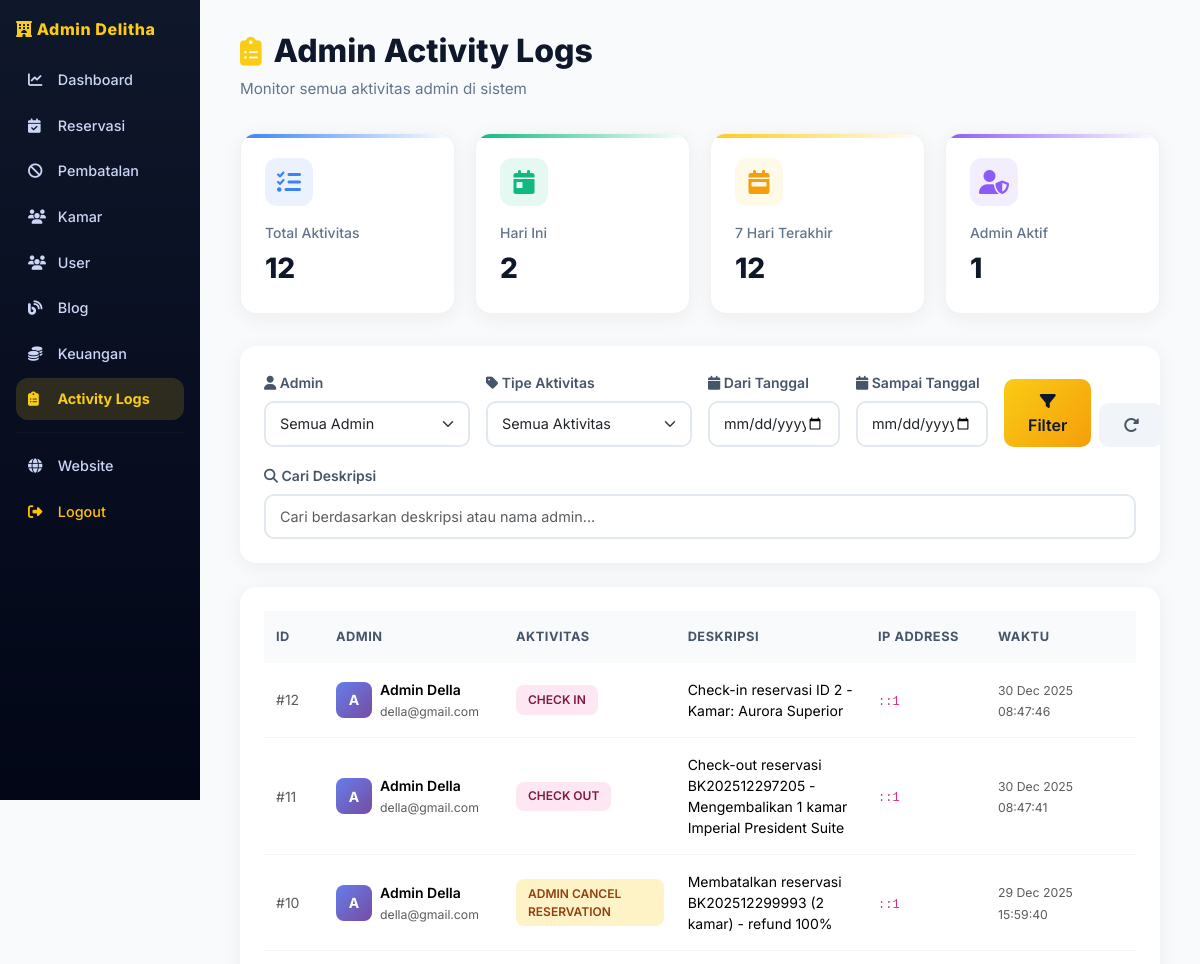
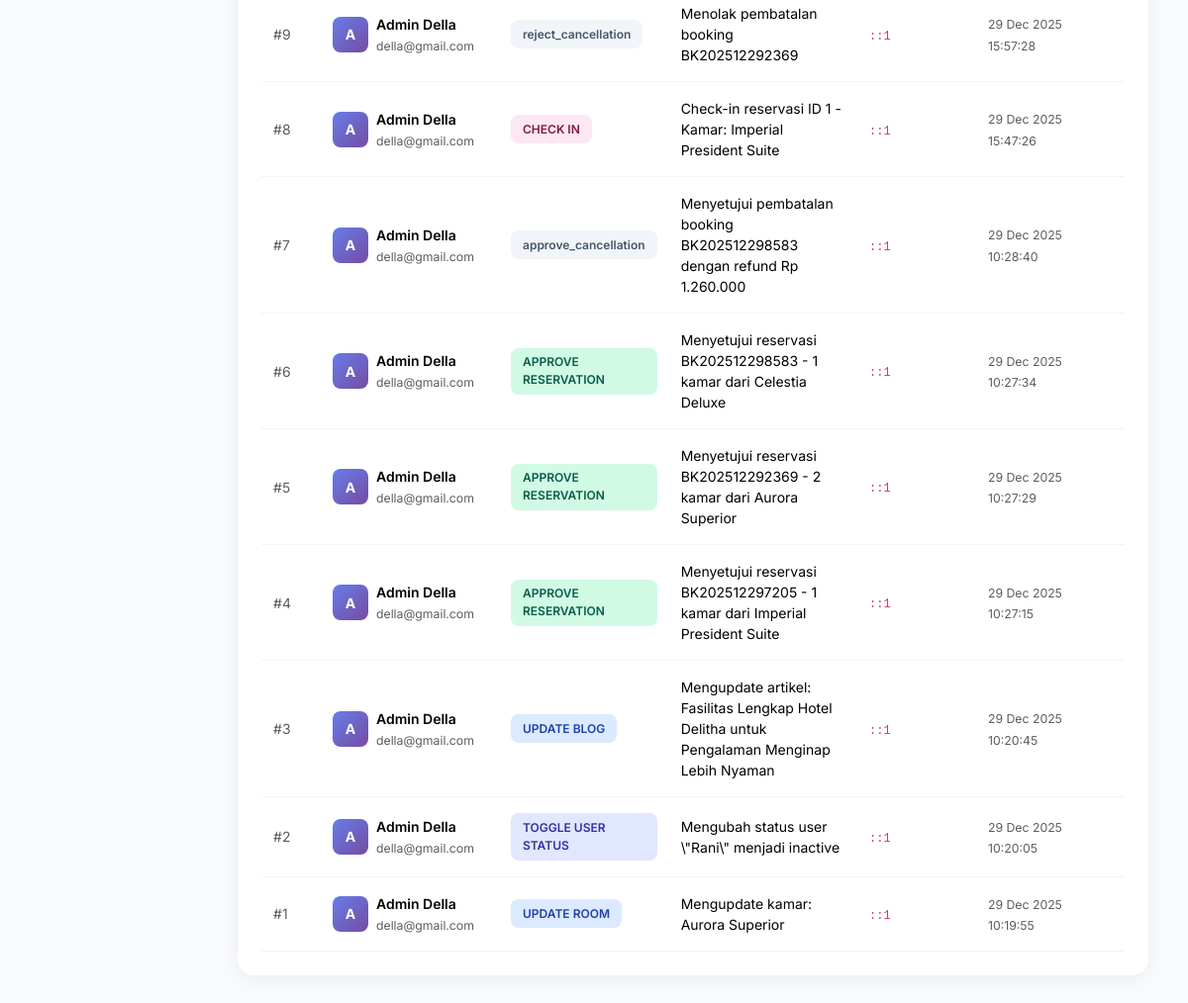
Screenshot of /admin/logs.php (signed in) with the database file from the repository (2 pictures, top to bottom).
### tables this page shows
CREATE TABLE `admin_logs` (
  `id` int NOT NULL,
  `admin_id` int NOT NULL,
  `action` varchar(100) NOT NULL,
  `description` text,
  `ip_address` varchar(45) DEFAULT NULL,
  `created_at` timestamp NOT NULL DEFAULT CURRENT_TIMESTAMP
);

CREATE TABLE `users` (
  `id` int NOT NULL,
  `name` varchar(100) NOT NULL,
  `email` varchar(100) NOT NULL,
  `password` varchar(255) NOT NULL,
  `phone` varchar(20) DEFAULT NULL,
  `gender` enum('male','female') DEFAULT NULL,
  `birth_date` date DEFAULT NULL,
  `address` text,
  `role` enum('admin','staff','user') NOT NULL,
  `created_at` timestamp NOT NULL DEFAULT CURRENT_TIMESTAMP,
  `updated_at` timestamp NOT NULL DEFAULT CURRENT_TIMESTAMP ON UPDATE CURRENT_TIMESTAMP,
  `status` enum('active','inactive') DEFAULT 'active',
  `photo` varchar(255) DEFAULT NULL
);

### admin/logs.php (the view, shortened to what this page needs)
<?php
require_once '../config/database.php';
$limit = 20;
$page = max(1, (int)($_GET['page'] ?? 1));
$start = ($page - 1) * $limit;
$date_from = $_GET['date_from'] ?? '';
$date_to = $_GET['date_to'] ?? '';
$search = trim($_GET['search'] ?? '');
$where = [];
$whereSql = $where ? 'WHERE ' . implode(' AND ', $where) : '';
$logs = mysqli_query($conn, "
    SELECT l.*, u.name as admin_name, u.email as admin_email
    FROM admin_logs l
    LEFT JOIN users u ON l.admin_id = u.id
    $whereSql
    ORDER BY l.created_at DESC
    LIMIT $start, $limit
");
$stats = mysqli_query($conn, "
    SELECT
        COUNT(*) as total_logs,
        COUNT(DISTINCT admin_id) as total_admins,
        COUNT(CASE WHEN DATE(created_at) = CURDATE() THEN 1 END) as today_logs,
        COUNT(CASE WHEN created_at >= DATE_SUB(NOW(), INTERVAL 7 DAY) THEN 1 END) as week_logs
    FROM admin_logs
");
$stats_data = mysqli_fetch_assoc($stats);
?>
<!DOCTYPE html>
<html lang="id">
<head>
<link href="https://cdn.jsdelivr.net/npm/bootstrap@5.3.2/dist/css/bootstrap.min.css" rel="stylesheet">
<link href="https://cdnjs.cloudflare.com/ajax/libs/font-awesome/6.5.0/css/all.min.css" rel="stylesheet">
</head>
<body>
<?php include_once '../includes/sidebar.php'; ?>
<div class="main-content">
    <div class="page-header">
        <h1 class="page-title">
            <i class="fa-solid fa-clipboard-list"></i>
            Admin Activity Logs
        </h1>
        <p class="page-subtitle">Monitor semua aktivitas admin di sistem</p>
    </div>
    <div class="stats-grid">
        <div class="stat-card" style="--stat-color: #3b82f6;">
            <div class="stat-icon" style="background: rgba(59, 130, 246, 0.1); color: #3b82f6;">
                <i class="fa-solid fa-list-check"></i>
            </div>
            <div class="stat-label">Total Aktivitas</div>
            <div class="stat-value"><?= number_format($stats_data['total_logs']) ?></div>
        </div>
        <div class="stat-card" style="--stat-color: #10b981;">
            <div class="stat-icon" style="background: rgba(16, 185, 129, 0.1); color: #10b981;">
                <i class="fa-solid fa-calendar-day"></i>
            </div>
            <div class="stat-label">Hari Ini</div>
            <div class="stat-value"><?= $stats_data['today_logs'] ?></div>
        </div>
        <div class="stat-card" style="--stat-color: #facc15;">
            <div class="stat-icon" style="background: rgba(250, 204, 21, 0.1); color: #f59e0b;">
                <i class="fa-solid fa-calendar-week"></i>
            </div>
            <div class="stat-label">7 Hari Terakhir</div>
            <div class="stat-value"><?= $stats_data['week_logs'] ?></div>
        </div>
        <div class="stat-card" style="--stat-color: #8b5cf6;">
            <div class="stat-icon" style="background: rgba(139, 92, 246, 0.1); color: #8b5cf6;">
                <i class="fa-solid fa-user-shield"></i>
            </div>
            <div class="stat-label">Admin Aktif</div>
            <div class="stat-value"><?= $stats_data['total_admins'] ?></div>
        </div>
    </div>
    <div class="filter-card">
        <form method="GET" class="row g-3">
            <div class="col-md-3">
                <label class="form-label">
                    <i class="fa-solid fa-user"></i> Admin
                </label>
                <select name="admin_id" class="form-select">
                    <option value="">Semua Admin</option>
                </select>
            </div>
            <div class="col-md-3">
                <label class="form-label">
                    <i class="fa-solid fa-tag"></i> Tipe Aktivitas
                </label>
                <select name="action" class="form-select">
                    <option value="">Semua Aktivitas</option>
                </select>
            </div>
            <div class="col-md-2">
                <label class="form-label">
                    <i class="fa-solid fa-calendar"></i> Dari Tanggal
                </label>
                <input type="date" name="date_from" class="form-control" value="<?= htmlspecialchars($date_from) ?>">
            </div>
            <div class="col-md-2">
                <label class="form-label">
                    <i class="fa-solid fa-calendar"></i> Sampai Tanggal
                </label>
                <input type="date" name="date_to" class="form-control" value="<?= htmlspecialchars($date_to) ?>">
            </div>
            <div class="col-md-2 d-flex align-items-end gap-2">
                <button type="submit" class="btn btn-filter flex-fill">
                    <i class="fa-solid fa-filter"></i> Filter
                </button>
                <a href="admin_logs.php" class="btn btn-reset">
                    <i class="fa-solid fa-rotate-right"></i>
                </a>
            </div>
            <div class="col-12">
                <label class="form-label">
                    <i class="fa-solid fa-magnifying-glass"></i> Cari Deskripsi
                </label>
                <input type="text"
                       name="search"
                       class="form-control"
                       placeholder="Cari berdasarkan deskripsi atau nama admin..."
                       value="<?= htmlspecialchars($search) ?>">
            </div>
        </form>
    </div>
    <div class="table-card">
        <div class="table-responsive">
            <table class="table">
                <thead>
                    <tr>
                        <th style="width: 60px;">ID</th>
                        <th style="width: 180px;">Admin</th>
                        <th style="width: 150px;">Aktivitas</th>
                        <th>Deskripsi</th>
                        <th style="width: 120px;">IP Address</th>
                        <th style="width: 150px;">Waktu</th>
                    </tr>
                </thead>
                <tbody>
                    <?php if(mysqli_num_rows($logs) == 0): ?>
                    <tr>
                        <td colspan="6">
                            <div class="empty-state">
                                <i class="fa-solid fa-inbox"></i>
                                <h5>Tidak ada log ditemukan</h5>
                                <p class="text-muted">Coba ubah filter pencarian</p>
                            </div>
                        </td>
                    </tr>
                    <?php else: ?>
                    <?php while($log = mysqli_fetch_assoc($logs)): ?>
                    <tr>
                        <td data-label="ID">
                            <span class="text-muted">#<?= $log['id'] ?></span>
                        </td>
                        <td data-label="Admin">
                            <div class="d-flex align-items-center">
                                <span class="admin-avatar">
                                    <?= strtoupper(substr($log['admin_name'] ?? 'U', 0, 1)) ?>
                                </span>
                                <div>
                                    <div class="fw-semibold"><?= htmlspecialchars($log['admin_name'] ?? 'Unknown') ?></div>
                                    <small class="text-muted"><?= htmlspecialchars($log['admin_email'] ?? '') ?></small>
                                </div>
                            </div>
                        </td>
                        <td data-label="Aktivitas">
                            <?php
                            $action = $log['action'];
                            $badge_class = 'action-default';
                            if (strpos($action, 'CREATE') !== false) $badge_class = 'action-create';
                            elseif (strpos($action, 'UPDATE') !== false) $badge_class = 'action-update';
                            elseif (strpos($action, 'DELETE') !== false) $badge_class = 'action-delete';
                            elseif (strpos($action, 'APPROVE') !== false) $badge_class = 'action-approve';
                            elseif (strpos($action, 'CANCEL') !== false || strpos($action, 'REJECT') !== false) $badge_class = 'action-reject';
                            elseif (strpos($action, 'TOGGLE') !== false) $badge_class = 'action-toggle';
                            elseif (strpos($action, 'CHECK') !== false) $badge_class = 'action-check';
                            ?>
                            <span class="action-badge <?= $badge_class ?>">
                                <?= htmlspecialchars($action) ?>
                            </span>
                        </td>
                        <td data-label="Deskripsi">
                            <?= htmlspecialchars($log['description']) ?>
                        </td>
                        <td data-label="IP">
                            <code style="font-size: 0.75rem;"><?= htmlspecialchars($log['ip_address']) ?></code>
                        </td>
                        <td data-label="Waktu">
                            <small class="text-muted">
                                <?= date('d M Y', strtotime($log['created_at'])) ?><br>
                                <?= date('H:i:s', strtotime($log['created_at'])) ?>
                            </small>
                        </td>
                    </tr>
                    <?php endwhile; ?>
                    <?php endif; ?>
                </tbody>
            </table>
        </div>
    </div>
</div>
</body>
</html>

### admin/logs.php (style rules this page uses)
body { background: #f8fafc; font-family: 'Inter', sans-serif; }
.main-content { margin-left: 200px; padding: 2rem 2.5rem; }
.page-header { margin-bottom: 2rem; animation: fadeInDown 0.6s ease-out; }
.page-title { font-size: 2rem; font-weight: 800; color: #0f172a; display: flex; align-items: center; gap: 12px; margin-bottom: 0.5rem; }
.page-title i { color: #facc15; font-size: 1.8rem; }
.page-subtitle { color: #64748b; font-size: 0.95rem; }
.stats-grid { display: grid; grid-template-columns: repeat(auto-fit, minmax(200px, 1fr)); gap: 1.25rem; margin-bottom: 2rem; animation: fadeInUp 0.6s ease-out 0.2s backwards; }
.stat-card { background: #fff; border-radius: 16px; padding: 1.5rem; box-shadow: 0 4px 20px rgba(0, 0, 0, 0.06); border: 1px solid rgba(0, 0, 0, 0.05); transition: all 0.3s ease; position: relative; overflow: hidden; }
.stat-card::before { content: ''; position: absolute; top: 0; left: 0; right: 0; height: 4px; background: linear-gradient(90deg, var(--stat-color), transparent); }
.stat-icon { width: 48px; height: 48px; border-radius: 12px; display: flex; align-items: center; justify-content: center; font-size: 1.5rem; margin-bottom: 1rem; }
.stat-label { color: #64748b; font-size: 0.875rem; font-weight: 500; margin-bottom: 0.25rem; }
.stat-value { font-size: 1.75rem; font-weight: 800; color: #0f172a; }
.filter-card { background: #fff; border-radius: 16px; padding: 1.5rem; box-shadow: 0 4px 20px rgba(0, 0, 0, 0.06); margin-bottom: 1.5rem; animation: fadeInUp 0.6s ease-out 0.3s backwards; }
.form-label { font-weight: 600; color: #475569; font-size: 0.875rem; margin-bottom: 0.5rem; }
.form-control, .form-select { border: 2px solid #e2e8f0; border-radius: 10px; padding: 0.625rem 0.875rem; font-size: 0.9rem; transition: all 0.2s ease; }
.btn-filter { background: linear-gradient(135deg, #facc15, #f59e0b); border: none; color: #0f172a; font-weight: 600; padding: 0.625rem 1.5rem; border-radius: 10px; transition: all 0.2s ease; }
.btn-reset { background: #f1f5f9; border: none; color: #475569; font-weight: 600; padding: 0.625rem 1.5rem; border-radius: 10px; transition: all 0.2s ease; }
.table-card { background: #fff; border-radius: 16px; padding: 1.5rem; box-shadow: 0 4px 20px rgba(0, 0, 0, 0.06); animation: fadeInUp 0.6s ease-out 0.4s backwards; }
.table { margin-bottom: 0; }
.table thead th { background: #f8fafc; color: #475569; font-weight: 700; font-size: 0.8rem; text-transform: uppercase; letter-spacing: 0.5px; padding: 1rem 0.75rem; border: none; }
.table tbody tr { border-bottom: 1px solid #f1f5f9; transition: all 0.2s ease; }
.table tbody td { padding: 1rem 0.75rem; vertical-align: middle; font-size: 0.875rem; }
.action-badge { display: inline-block; padding: 0.35rem 0.75rem; border-radius: 8px; font-size: 0.75rem; font-weight: 600; }
.action-update { background: #dbeafe; color: #1e40af; }
.action-approve { background: #d1fae5; color: #065f46; }
.action-reject { background: #fef3c7; color: #92400e; }
.action-toggle { background: #e0e7ff; color: #3730a3; }
.action-check { background: #fce7f3; color: #831843; }
.action-default { background: #f1f5f9; color: #475569; }
.admin-avatar { width: 36px; height: 36px; border-radius: 8px; display: inline-flex; align-items: center; justify-content: center; font-weight: 700; font-size: 0.875rem; color: white; background: linear-gradient(135deg, #667eea, #764ba2); margin-right: 0.5rem; }

### rows the page displays
admin_logs: id "12", admin.name "A", admin.name "Admin Della", admin.email "della@gmail.com", action "CHECK IN", description "Check-in reservasi ID 2 - Kamar: Aurora Superior", ip_address "::1", created_at "30 Dec 2025", created_at "08:47:46"
admin_logs: id "11", admin.name "A", admin.name "Admin Della", admin.email "della@gmail.com", action "CHECK OUT", description "Check-out reservasi BK202512297205 - Mengembalikan 1 kamar Imperial President Suite", ip_address "::1", created_at "30 Dec 2025", created_at "08:47:41"
admin_logs: id "10", admin.name "A", admin.name "Admin Della", admin.email "della@gmail.com", action "ADMIN CANCEL RESERVATION", description "Membatalkan reservasi BK202512299993 (2 kamar) - refund 100%", ip_address "::1", created_at "29 Dec 2025", created_at "15:59:40"
admin_logs: id "9", admin.name "A", admin.name "Admin Della", admin.email "della@gmail.com", action "reject_cancellation", description "Menolak pembatalan booking BK202512292369", ip_address "::1", created_at "29 Dec 2025", created_at "15:57:28"
admin_logs: id "8", admin.name "A", admin.name "Admin Della", admin.email "della@gmail.com", action "CHECK IN", description "Check-in reservasi ID 1 - Kamar: Imperial President Suite", ip_address "::1", created_at "29 Dec 2025", created_at "15:47:26"
admin_logs: id "7", admin.name "A", admin.name "Admin Della", admin.email "della@gmail.com", action "approve_cancellation", description "Menyetujui pembatalan booking BK202512298583 dengan refund Rp 1.260.000", ip_address "::1", created_at "29 Dec 2025", created_at "10:28:40"
admin_logs: id "6", admin.name "A", admin.name "Admin Della", admin.email "della@gmail.com", action "APPROVE RESERVATION", description "Menyetujui reservasi BK202512298583 - 1 kamar dari Celestia Deluxe", ip_address "::1", created_at "29 Dec 2025", created_at "10:27:34"
admin_logs: id "5", admin.name "A", admin.name "Admin Della", admin.email "della@gmail.com", action "APPROVE RESERVATION", description "Menyetujui reservasi BK202512292369 - 2 kamar dari Aurora Superior", ip_address "::1", created_at "29 Dec 2025", created_at "10:27:29"
admin_logs: id "4", admin.name "A", admin.name "Admin Della", admin.email "della@gmail.com", action "APPROVE RESERVATION", description "Menyetujui reservasi BK202512297205 - 1 kamar dari Imperial President Suite", ip_address "::1", created_at "29 Dec 2025", created_at "10:27:15"
admin_logs: id "3", admin.name "A", admin.name "Admin Della", admin.email "della@gmail.com", action "UPDATE BLOG", description "Mengupdate artikel: Fasilitas Lengkap Hotel Delitha untuk Pengalaman Menginap Lebih Nyaman", ip_address "::1", created_at "29 Dec 2025", created_at "10:20:45"
admin_logs: id "2", admin.name "A", admin.name "Admin Della", admin.email "della@gmail.com", action "TOGGLE USER STATUS", description "Mengubah status user \\\"Rani\\\" menjadi inactive", ip_address "::1", created_at "29 Dec 2025", created_at "10:20:05"
admin_logs: id "1", admin.name "A", admin.name "Admin Della", admin.email "della@gmail.com", action "UPDATE ROOM", description "Mengupdate kamar: Aurora Superior", ip_address "::1", created_at "29 Dec 2025", created_at "10:19:55"

### other values shown
$stats_data['total_logs'] "12"
$stats_data['today_logs'] "2"
$stats_data['week_logs'] "12"
$stats_data['total_admins'] "1"
